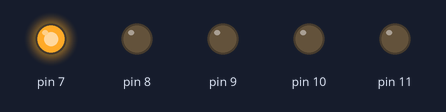
A sketch run on a simulated Arduino Uno, built with avr-gcc and run on an emulated ATmega328P. Parts: output pins drawn as LEDs (lit = HIGH).

Above: at 0.2 s.
At 0.7 s:
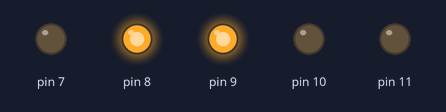
At 1.2 s:
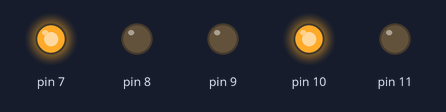
At 1.7 s:
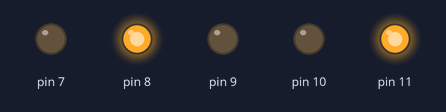
At 2.2 s:
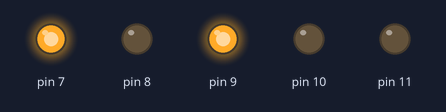
At 2.7 s:
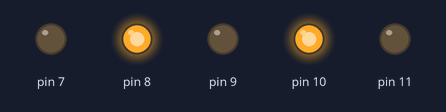
Timing chart, 0 to 3.5 s (numbered marks = the images above):
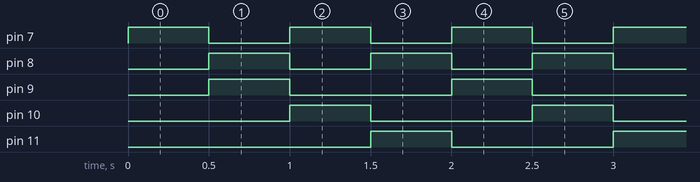

Measured:
- by itself, pin 7, pin 8: alternates HIGH for 0.50 s and LOW for 0.50 s
- by itself, pin 9–11: alternates HIGH for 0.50 s and LOW for 1.0 s
- by itself, everything shown: repeats every 3.0 s, in 6 steps

The sketch:

GuideLight.ino
```cpp
#include <arduino.h>

unsigned long pretime;

void setup() {
  pinMode(7, OUTPUT);
  pinMode(8, OUTPUT);
  pinMode(9, OUTPUT);
  pinMode(10, OUTPUT);
  pinMode(11, OUTPUT);
  digitalWrite(7,HIGH);
  pretime = millis();
}

void loop() {
  static int state = 0;
  if((millis() - pretime) >= 500){
    pretime = millis();
    digitalWrite(7,!digitalRead(7));  // 警告灯
    digitalWrite(8,!digitalRead(8));  // 警告灯

    switch(state){ // 視線誘導灯
      case 0:
              digitalWrite(9,HIGH);
              digitalWrite(10,LOW);
              digitalWrite(11,LOW);
              state = 1;
              break;
      case 1:
              digitalWrite(9,LOW);
              digitalWrite(10,HIGH);
              digitalWrite(11,LOW);
              state = 2;
              break;
      case 2:
              digitalWrite(9,LOW);
              digitalWrite(10,LOW);
              digitalWrite(11,HIGH);
              state = 0;
              break;
      default:
              break;
    }
  }
}
```
